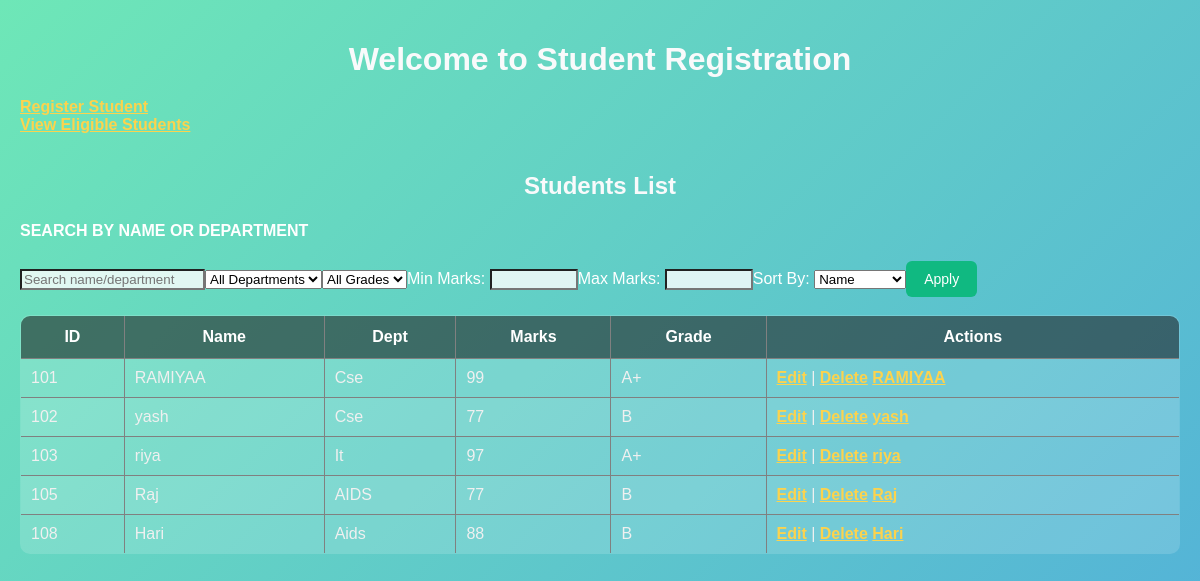
The page / on the database its author committed.
### studentapp/models.py (models this page shows, shortened)
class Student(models.Model):
    student_id = models.IntegerField()
    name = models.CharField(max_length=100)
    dept = models.CharField(max_length=50)
    marks = models.IntegerField()
    grade = models.CharField(max_length=2)

### studentapp/views.py (the view)
# urls.py: 2. Add a URL to urlpatterns:  path('', views.home, name='home')
def home(request):
    search = request.GET.get("search")
    dept_filter = request.GET.get("dept")
    grade_filter = request.GET.get("grade")
    min_marks = request.GET.get("min_marks")
    max_marks = request.GET.get("max_marks")
    sort_by = request.GET.get("sort", "id")  # default sort
    students = Student.objects.all()
    if search:
        students = students.filter(
            Q(name__icontains=search) |
            Q(dept__icontains=search)
        )
    if dept_filter and dept_filter != "":
        students = students.filter(dept=dept_filter)
    if grade_filter and grade_filter != "":
        students = students.filter(grade=grade_filter)
    if min_marks:
        students = students.filter(marks__gte=min_marks)
    if max_marks:
        students = students.filter(marks__lte=max_marks)
    students = students.order_by(sort_by)
    return render(request, 'studentapp/home.html', {
        "students": students,
    })

### student/studentapp/templates/studentapp/home.html (shortened to what this page needs)
{% load static %}
<!DOCTYPE html>
<html>
<head>
	<link rel="stylesheet" href="{% static 'studentapp/style.css' %}">
</head>
<body>
<h1>Welcome to Student Registration</h1>
<a href="{% url 'add_student' %}">Register Student</a><br>
<a href="{% url 'eligible_students' %}">View Eligible Students</a><br><br>
<h2>Students List</h2>
<table border="1">
<tr>
    <th>ID</th>
    <th>Name</th>
    <th>Dept</th>
    <th>Marks</th>
    <th>Grade</th>
    <th>Actions</th>
</tr>
<h4>SEARCH BY NAME OR DEPARTMENT</h4>
<form method="GET">
    <input type="text" name="search" placeholder="Search name/department" value="{{ request.GET.search }}">
    <select name="dept">
        <option value="">All Departments</option>
    </select>
    <select name="grade">
        <option value="">All Grades</option>
    </select>
    Min Marks: <input type="number" name="min_marks" style="width:80px;">
    Max Marks: <input type="number" name="max_marks" style="width:80px;">
    <select name="sort">
        <option value="name">Name</option>
    </select>
    <button type="submit">Apply</button>
</form>
<br><br>
{% for student in students %}
<tr>
    <td>{{ student.student_id }}</td>
    <td>{{ student.name }}</td>
    <td>{{ student.dept }}</td>
    <td>{{ student.marks }}</td>
    <td>{{ student.grade }}</td>
    <td>
        <a href="{% url 'edit_student' student.id %}">Edit</a> |
        <a href="{% url 'delete_student' student.id %}" onclick="return confirm('Delete this student?');">Delete</a>
		<a href="{% url 'student_profile' student.id %}">{{ student.name }}</a>
    </td>
</tr>
{% endfor %}
</table>
</body>
</html>

### studentapp/static/studentapp/style.css (style rules this page uses)
body { margin: 0; padding: 20px; font-family: "Poppins", Arial, sans-serif; background: linear-gradient(135deg, #6EE7B7, #3B82F6, #A78BFA); background-size: 400% 400%; animation: gradientAnimation 10s ease infinite; color: #ffffff; }
h1, h2 { text-align: center; margin-bottom: 20px; font-weight: 600; color: #f9fafb; }
table { width: 100%; border-collapse: collapse; background: rgba(255,255,255,0.15); border-radius: 10px; overflow: hidden; }
th { background: rgba(0,0,0,0.5); color: white; padding: 12px; font-size: 16px; }
td { padding: 10px; color: #f0f0f0; }
tr:nth-child(even) { background: rgba(255,255,255,0.05); }
a { color: #fcd34d; font-weight: bold; }
button, input[type="submit"] { background: #10b981; color: white; padding: 10px 18px; border: none; border-radius: 6px; font-size: 14px; transition: 0.3s ease; cursor: pointer; }
input[type="text"], input[type="number"] { background: rgba(255,255,255,0.8); }

### rows shown on the page
Student: student_id "101", name "RAMIYAA", dept "Cse", marks "99", grade "A+"
Student: student_id "102", name "yash", dept "Cse", marks "77", grade "B"
Student: student_id "103", name "riya", dept "It", marks "97", grade "A+"
Student: student_id "105", name "Raj", dept "AIDS", marks "77", grade "B"
Student: student_id "108", name "Hari", dept "Aids", marks "88", grade "B"
